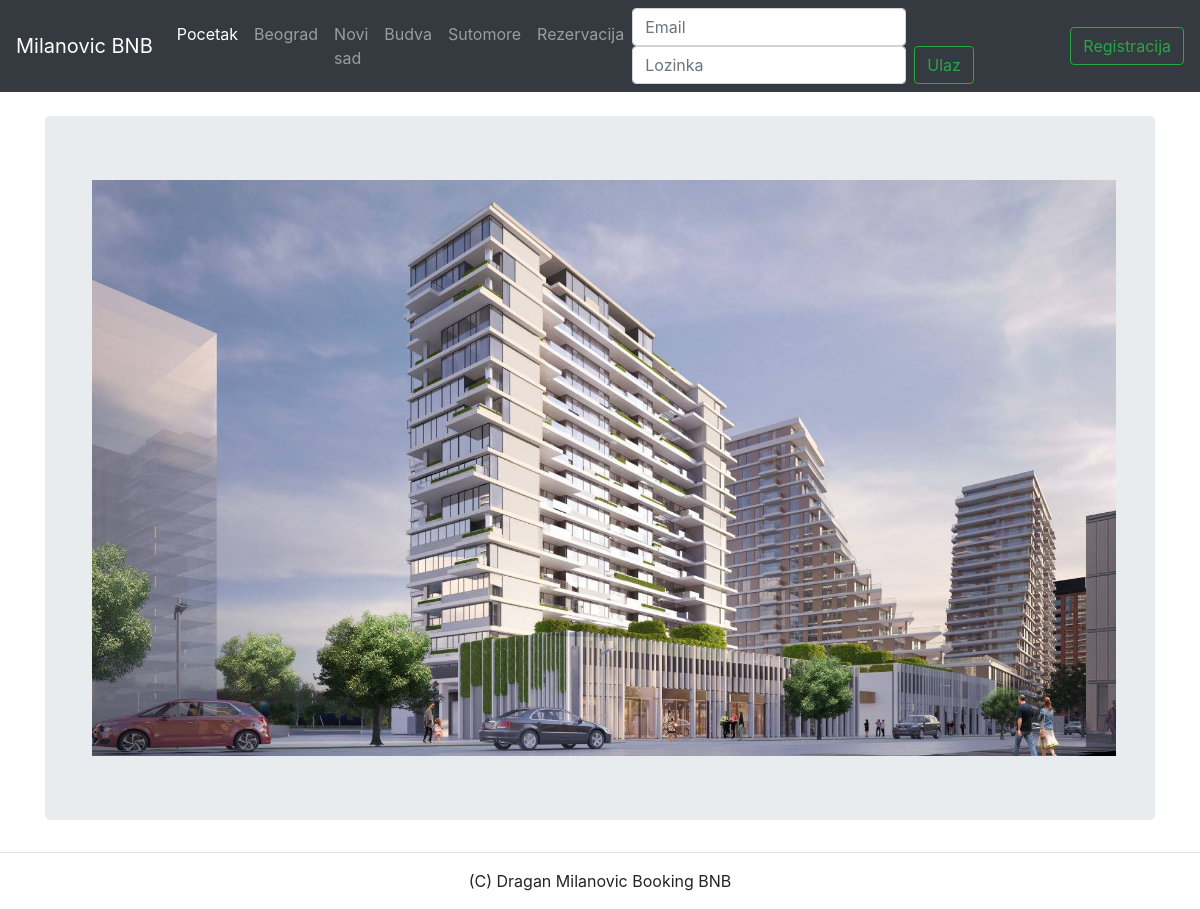
The page / on the database its author committed.
### tables this page shows
CREATE TABLE IF NOT EXISTS `grad` (
  `id` int(11) NOT NULL AUTO_INCREMENT,
  `naziv` text NOT NULL,
  `br_prodatih` int(11) NOT NULL,
  `broj_stanje` int(11) NOT NULL,
  `drzava` int(11) NOT NULL,
  PRIMARY KEY (`id`),
  UNIQUE KEY `id` (`id`),
  KEY `fk_iz_drzave` (`drzava`)
);

### model/db.php (called while the page is built, shortened)
<?php
class MySQL_I_Connection implements IConnection{
    private $link;
    public function __construct() {
        $this->link = null;
    }
    public function query($query) {
        return $this->link->query($query);
    }
    public function open() {
        $this->link = new mysqli('localhost', 'root', '', 'enyro');
        mysqli_set_charset($this->link,"utf8");
	   return true;
    }
}
function getConnection(){
	return new MySQL_I_Connection();
}
?>

### model/grad.php (called while the page is built, shortened)
<?php
require_once 'db.php';
class grad
{
    public static function dajGradove(){
        $con = getConnection();
        $con->open();
        if (!$r = $con->query("SELECT * FROM grad ")) {
            $con->close();
            return false;
        } else {
            return $r;
        }
    }
}

### menu.php (the view, shortened to what this page needs)
<nav class="navbar navbar-expand-md navbar-dark bg-dark mb-4">
    <a class="navbar-brand" href="index.php">Milanovic BNB</a>
    <div class="collapse navbar-collapse" id="navbarCollapse">
        <ul class="navbar-nav mr-auto">
            <li class="nav-item active">
                <a class="nav-link" href="index.php">Pocetak <span class="sr-only">(current)</span></a>
            </li>
                <?php
                $gradovi = grad::dajGradove();
                while($grad = $gradovi->fetch_object()) { ?>
                    <li class="nav-item">
                        <a class="nav-link" href="apartmani_gradovi.php?id=<?php echo $grad->id; ?>"> <?php echo $grad->naziv; ?> </a>
                    </li>
                <?php } ?>
                <li class="nav-item">
                    <a class="nav-link" href="rezervacija.php">Rezervacija</a>
                </li>
            <?php if(isSet($_SESSION['email'])) { ?>
                <li class="nav-item">
                    <a class="nav-link" href="rezervacije.php">Moje rezervacije</a>
                </li>
                <?php if($_SESSION['nivo'] > 0) { ?>
                    <li class="nav-item dropdown">
                        <a class="nav-link dropdown-toggle" href="#" id="dropdown01" data-toggle="dropdown" aria-haspopup="true" aria-expanded="false">Administracija</a>
                        <div class="dropdown-menu" aria-labelledby="dropdown01">
                            <a class="dropdown-item" href="apartmani.php">apartmani</a>
                            <a class="dropdown-item" href="rezervacije.php">rezervacije</a>
                            <a class="dropdown-item" href="gosti.php">gosti</a>
                            <a class="dropdown-item" href="drzave.php">Drzave</a>
                            <a class="dropdown-item" href="statistika_apartmani.php">Stanje rezervacija</a>
                            <a class="dropdown-item" href="statistika_gosti.php">Mapa gosta</a>
                        </div>
                    </li>
                <?php } ?>
                <li class="nav-item">
                    <a class="nav-link"  href="controller/logout">Logout</a>
                </li>
            <?php } else { ?>
        </ul>
                <form class="form-inline mt-2 mt-md-0" action="controller/logovanje" method="post" >
                    <input class="form-control mr-sm-2" type="email" placeholder="Email" name="email" aria-label="Email" required>
                    <input class="form-control mr-sm-2" type="password" placeholder="Lozinka" name="password" aria-label="Lozinka" required>
                    <input class="btn btn-outline-success my-2 my-sm-0" type="submit" value="Ulaz">
                </form>
        <a href="registracija.php" class="btn btn-outline-success my-2 my-sm-0">Registracija</a>
            <?php } ?>
    </div>
</nav>

### rows shown on the page
grad: naziv "Beograd"
grad: naziv "Novi sad"
grad: naziv "Budva"
grad: naziv "Sutomore"
